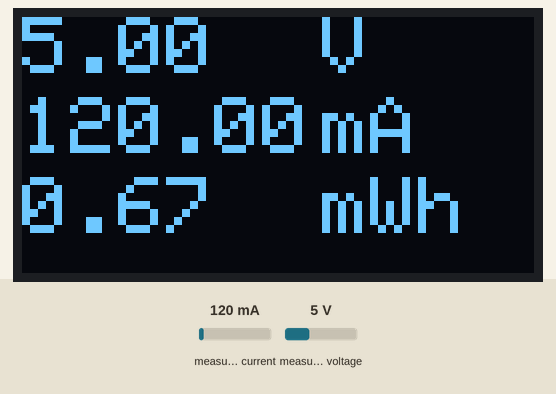
A program run on a simulated ESP8266 (NodeMCU). On the bench: 128×64 one-colour display. The inputs (shaded band) are chosen by the test bench; at power-on: measured current 120 mA, measured voltage 5 V.

Above: at 6.2 s.
6.3 s: measured current set to 40 mA
At 6.71 s:
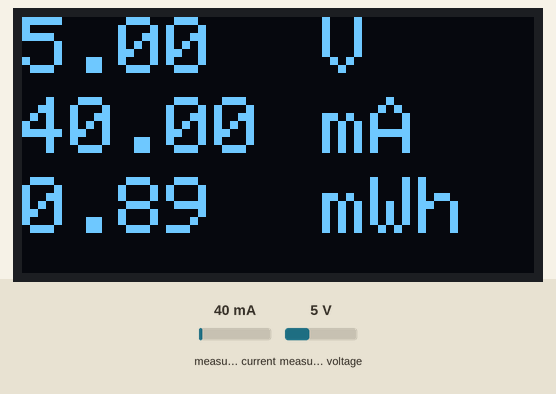
8.0 s: measured voltage set to 0.3 V
At 8.7 s:
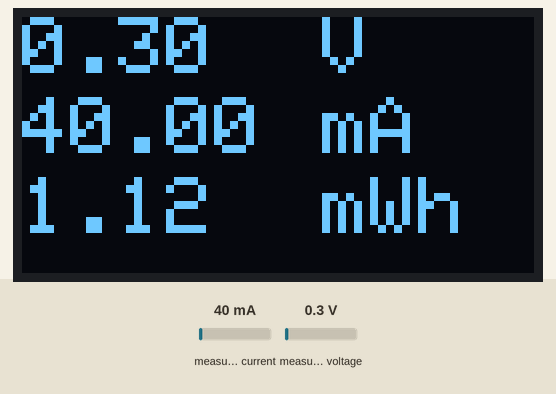
10.4 s: measured current set to 500 mA
At 10.61 s:
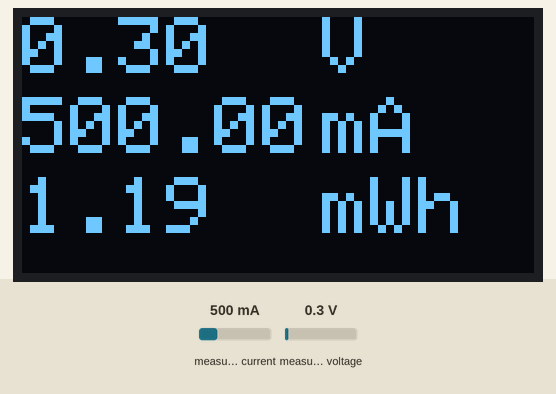
11.9 s: measured voltage set to 3.8 V
At 12.11 s:
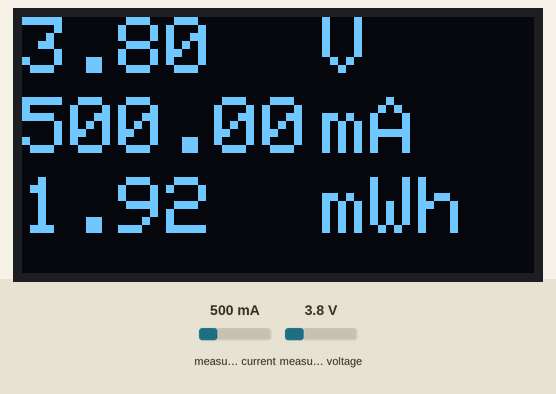
Timing chart, 0 to 14.4 s (numbered marks = the images above; inputs shaded):
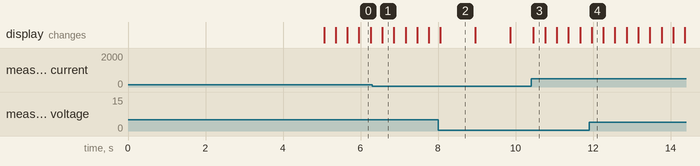

The program:

main.cpp
```cpp
#include <Arduino.h>
#include <Wire.h>
#include <Adafruit_INA219.h>
#include <Adafruit_GFX.h>
#include <Adafruit_SSD1306.h>
#include <ESP8266WiFi.h>
#include <ESP8266WebServer.h>
#include <ArduinoJson.h>

Adafruit_INA219 ina219;

unsigned long previousMillis = 0;
unsigned long interval = 300;
const int chipSelect = 10;
float shuntvoltage = 0;
float busvoltage = 0;
float current_mA = 0;
float loadvoltage = 0;
float energy = 0;

/* OLED display width, in pixels */
#define SCREEN_WIDTH 128

/* OLED display height, in pixels */
#define SCREEN_HEIGHT 64

/* Declaration for an SSD1306 display connected to I2C (SDA, SCL pins) */
Adafruit_SSD1306 display(SCREEN_WIDTH, SCREEN_HEIGHT, &Wire, -1);

void displaydata(void);
void ina219values(void);

#define ACCESS_POINT_NAME     "myesp1"
#define ACCESS_POINT_PASSWORD "test1234"

uint8_t ui8MemoryLED1Value=0;

/* led web page index */
const char* htmlfile = "/modbusweb.html";

/* Static i config for server */
IPAddress local_IP(192,168,4,1);
IPAddress gateway(192,168,4,0);
IPAddress subnet(255,255,255,0);

/* webserver object on port 80 */
ESP8266WebServer ESPServer(80);

/* ESP Server functions*/
void ESPServer_HandleWebRequests(void);
void ESPServer_ModbusUpdate(void);
void ESPServer_HandleRoot(void);
bool ESPServer_LoadFromSpiffs(String path);

/* timer and intruppt function for 1 milisecond */
void Timer_1ms_Start(void);
void ICACHE_RAM_ATTR timercallback1ms(void);

/* timer flags */
uint8_t  ui81msFlag=0;
uint64_t ui64OnemsTimeCounter=0;
long lLastTime=0;

void setup() {
	Wire.begin();
  	if(!display.begin(SSD1306_SWITCHCAPVCC, 0x3C)) {
    	Serial.println(F("SSD1306 allocation failed"));
    	for(;;);
 	}
  	ina219.begin();

	delay(5000);
}

void loop() {
  unsigned long currentMillis = millis();
  if (currentMillis - previousMillis >= interval)
  {
    previousMillis = currentMillis;
    ina219values();
    displaydata();
  }
}

void displaydata() {
  display.clearDisplay();
  display.setTextColor(WHITE);
  display.setTextSize(2);
  display.setCursor(0, 0);
  display.println(busvoltage);
  display.setCursor(75, 0);
  display.println("V");
  display.setCursor(0, 20);
  display.println(current_mA);
  display.setCursor(75, 20);
  display.println("mA");
  display.setCursor(0, 40);
  display.println(energy);
  display.setCursor(75, 40);
  display.println("mWh");
  /*display.setCursor(0, 60);
  display.println(loadvoltage * current_mA);
  display.setCursor(75, 60);
  display.println("mW");*/

  display.display();
}

void ina219values() {
  shuntvoltage = ina219.getShuntVoltage_mV();
  busvoltage = ina219.getBusVoltage_V();
  current_mA = ina219.getCurrent_mA();
  loadvoltage = busvoltage + (shuntvoltage / 1000);
  energy = energy + loadvoltage * current_mA / 3600;
}
```

Measured:
- what the display in image 2 shows lasts 0.9 s, from 8.1 s to 9.0 s
